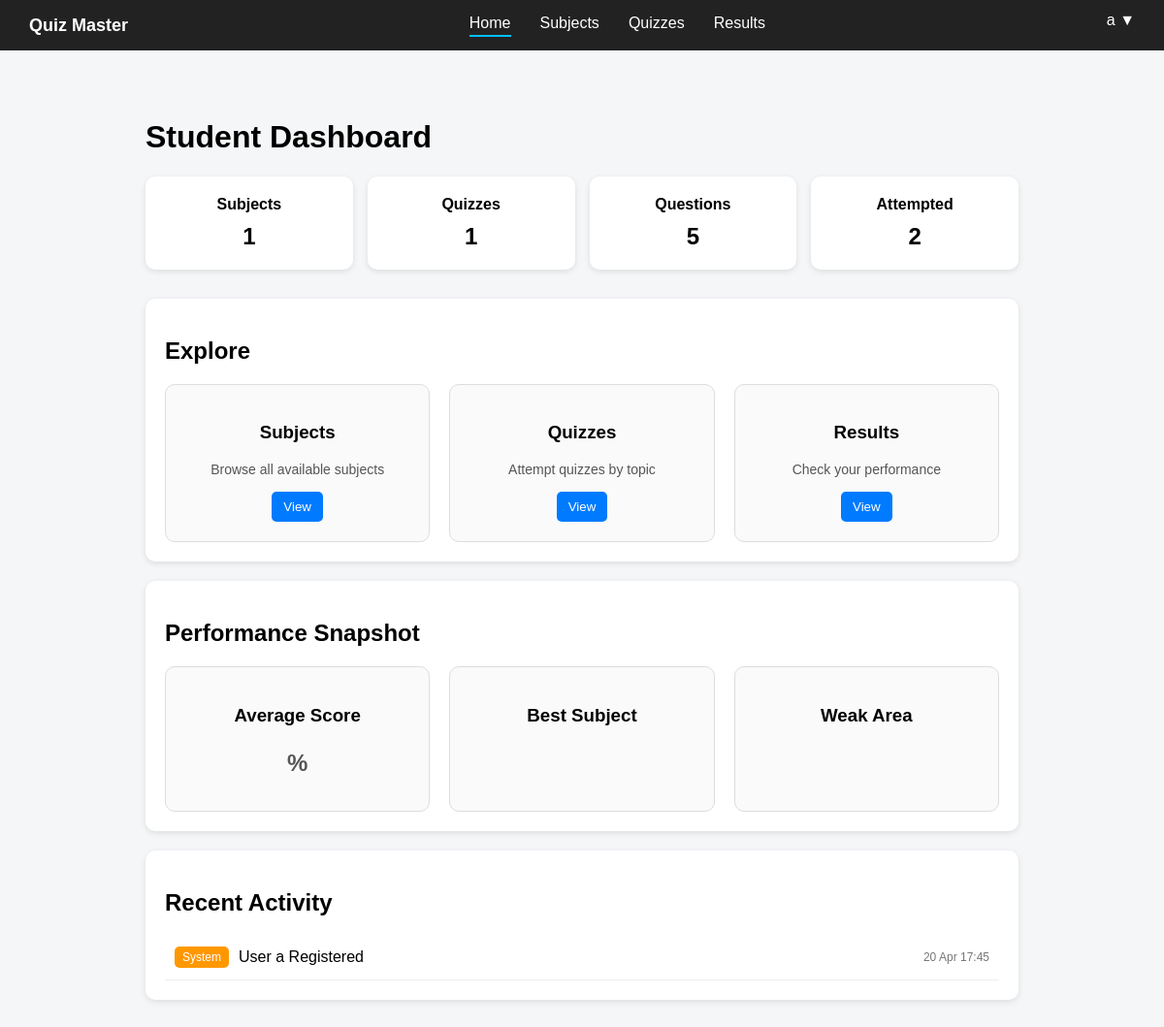
/dashboard (signed in), run on an earlier commit of the app's database.
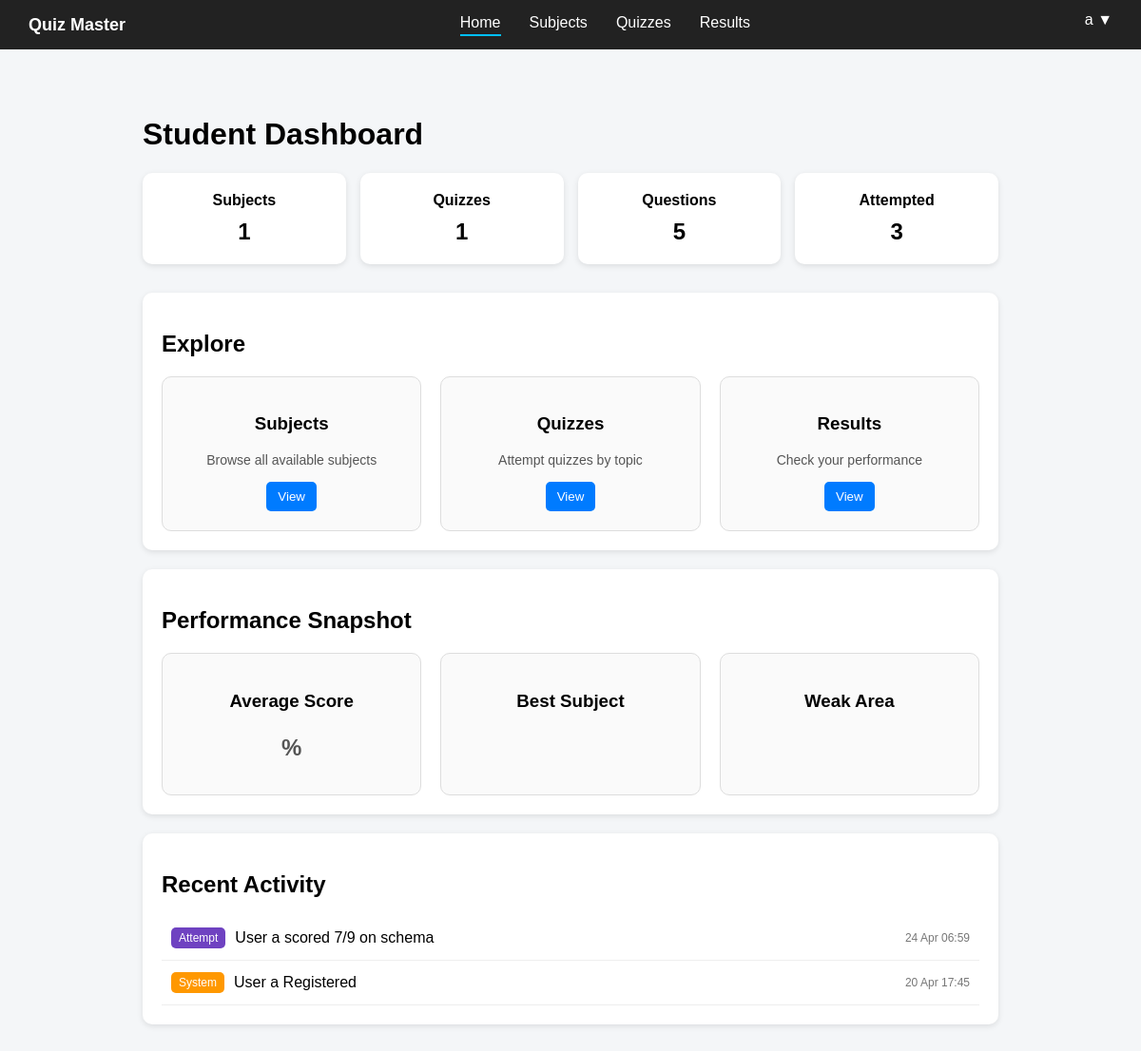
And on a later commit of the database.
### controller/models.py (models this page shows)
class Activity(db.Model):
    __tablename__ = "activities"
    id = db.Column(db.Integer, primary_key=True)
    type = db.Column(db.String(50), nullable=False)
    message = db.Column(db.String(300), nullable=False)
    timestamp = db.Column(db.DateTime, default=datetime.utcnow)
    user_id = db.Column(db.Integer, db.ForeignKey("users.id"), nullable=True)

### app.py (the view)
@app.route("/home")
@app.route("/dashboard")
def home():
    user_id = session.get("user_id")
    if not user_id:
        flash("Please login first")
        return redirect(url_for("landing"))
    if session.get("role") == "admin":
        return redirect(url_for("admin_dashboard"))
    subjects_count = Subject.query.count()
    quizzes_count = Quiz.query.count()
    questions_count = Question.query.count()
    attempted_count = Attempt.query.filter_by(user_id=user_id).count()
    activities = (
        Activity.query
        .filter_by(user_id=user_id)
        .order_by(Activity.timestamp.desc())
        .limit(5)
        .all()
    )
    return render_template(
        "user_dashboard.html",subjects_count=subjects_count, quizzes_count=quizzes_count, questions_count=questions_count, attempted_count=attempted_count,activities=activities
    )

### templates/user_dashboard.html (shortened to what this page needs)
{% extends "base.html" %}
{% block content %}
<h1>Student Dashboard</h1>
<div class="stats">
    <div class="card">Subjects<br><span>{{ subjects_count }}</span></div>
    <div class="card">Quizzes<br><span>{{ quizzes_count }}</span></div>
    <div class="card">Questions<br><span>{{ questions_count }}</span></div>
    <div class="card">Attempted<br><span>{{ attempted_count }}</span></div>
</div>
<div class="section">
    <h2>Explore</h2>
    <div class="manage-grid">
        <div class="manage-card">
            <h3>Subjects</h3>
            <p>Browse all available subjects</p>
            <div class="actions">
                <button onclick="location.href='{{ url_for('student_subjects') }}'">
                    View
                </button>
            </div>
        </div>
        <div class="manage-card">
            <h3>Quizzes</h3>
            <p>Attempt quizzes by topic</p>
            <div class="actions">
                <button onclick='location.href="{{ url_for("student_all_quizzes") }}"'>
                    View
                </button>
            </div>
        </div>
        <div class="manage-card">
            <h3>Results</h3>
            <p>Check your performance</p>
            <div class="actions">
                <button onclick="location.href='#'">View</button>
            </div>
        </div>
    </div>
</div>
<div class="section">
    <h2>Performance Snapshot</h2>
    <div class="manage-grid">
        <div class="manage-card">
            <h3>Average Score</h3>
            <p style="font-size: 24px; font-weight: bold;">{{ avg_score }}%</p>
        </div>
        <div class="manage-card">
            <h3>Best Subject</h3>
        </div>
        <div class="manage-card">
            <h3>Weak Area</h3>
        </div>
    </div>
</div>
<div class="section">
    <h2>Recent Activity</h2>
    {% if activities %}
    {% for a in activities %}
    <div class="activity-item">
        <span class="tag {{ a.type }}">
            {{ a.type|capitalize }}
        </span>
        <span class="text">
            {{ a.message }}
        </span>
        <span class="time">
            {{ a.timestamp.strftime('%d %b %H:%M') }}
        </span>
    </div>
    {% endfor %}
    {% else %}
    <p>No recent activity</p>
    {% endif %}
</div>
{% endblock %}

### templates/base.html (shortened to what this page needs)
<!DOCTYPE html>
<html lang="en">
<head>
    <link rel="stylesheet" href="{{ url_for('static', filename='css/base.css') }}">
</head>
<body>
    {% block navbar %}
    <nav class="navbar">
        <div class="nav-left">
            <span class="logo">Quiz Master</span>
        </div>
        <div class="nav-center">
            {% if session.get('role') == 'admin' %}
            <a href="{{ url_for('admin_dashboard') }}" class="{% if request.endpoint == 'admin_dashboard' %}active{% endif %}">
                Home
            </a>
            <a href="{{ url_for('admin_subjects') }}" class="{% if request.endpoint == 'admin_subjects' %}active{% endif %}">
                Subjects
            </a>
            <a href="{{ url_for('admin_quizzes') }}" class="{% if request.endpoint == 'admin_quizzes' %}active{% endif %}">
                Quizzes
            </a>
            <a href="#" class="{% if request.endpoint == 'admin_results' %}active{% endif %}">
                Results
            </a>
            {% else %}
            <a href="{{ url_for('home') }}" class="{% if request.endpoint == 'home' %}active{% endif %}">
                Home
            </a>
            <a href="#" class="{% if request.endpoint == 'subjects' %}active{% endif %}">Subjects</a>
            <a href="#" class="{% if request.endpoint == 'quizzes' %}active{% endif %}">Quizzes</a>
            <a href="#" class="{% if request.endpoint == 'results' %}active{% endif %}">Results</a>
            {% endif %}
        </div>
        <div class="nav-right">
            <div class="profile">
                {{ session.get('username', 'User') }} ▼
            </div>
        </div>
    </nav>
    {% endblock %}
    <div class="container">
        {% block content %}
        {% endblock %}
    </div>
</body>
</html>

### static/css/base.css (style rules this page uses)
body { font-family: Arial, sans-serif; background: #f4f6f8; margin: 0; }
.navbar { display: flex; justify-content: space-between; align-items: center; background: #222; color: white; padding: 12px 30px; }
.logo { font-weight: bold; font-size: 18px; color: white; }
.nav-center { display: flex; gap: 30px; }
.nav-center a { color: white; text-decoration: none; padding-bottom: 3px; }
.nav-center .active { border-bottom: 2px solid #00bfff; }
.profile { position: relative; cursor: pointer; color: white; padding-bottom: 10px; }
.container { max-width: 1000px; margin: 30px auto; padding: 20px; border-radius: 12px; }
.stats { display: grid; grid-template-columns: repeat(4, 1fr); gap: 15px; margin-bottom: 30px; }
.card { background: white; padding: 20px; text-align: center; border-radius: 10px; box-shadow: 0 2px 6px rgba(0, 0, 0, 0.1); font-weight: bold; }
.card span { display: block; font-size: 24px; margin-top: 10px; }
.section { background: white; padding: 20px; margin-bottom: 20px; border-radius: 10px; box-shadow: 0 2px 6px rgba(0, 0, 0, 0.1); }
.manage-grid { display: grid; grid-template-columns: repeat(3, 1fr); gap: 20px; }
.manage-card { background: #fafafa; padding: 20px; border-radius: 10px; text-align: center; border: 1px solid #ddd; }
.manage-card p { font-size: 14px; color: #555; margin-bottom: 15px; }
.activity-item { display: flex; align-items: center; justify-content: space-between; padding: 12px 10px; border-bottom: 1px solid #eee; }
.tag { padding: 4px 8px; border-radius: 5px; font-size: 12px; color: white; }
.system { background: #ff9800; }
.attempt { background: #6f42c1; }
.text { flex: 1; margin-left: 10px; }
.time { font-size: 12px; color: #777; }
.actions button { padding: 8px 12px; border: none; border-radius: 5px; background: #007bff; color: white; cursor: pointer; }
body { padding-bottom: 80px; }
.container { max-width: 900px; margin: 30px auto; }

What changed in the data, as far as the page shows it:
added Activity: type "Attempt", message "User a scored 7/9 on schema", timestamp "24 Apr 06:59"
Also different on the page:
{{ attempted_count }}: "2" → "3"
